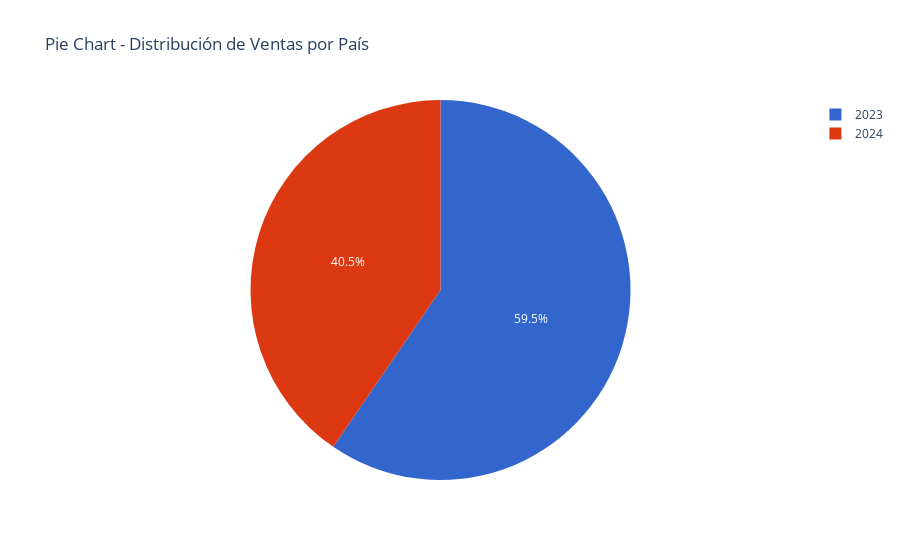

The cell this chart's notebook holds for it:
### Code cell
# Convierte la columna 'YEAR' a tipo de dato categórico
data['YEAR'] = data['YEAR'].astype('category')
# Filtra los datos donde 'SCENARIO' es 'actual', agrupa por 'YEAR' y suma 'AMOUNT'
df_grouped = data[data['SCENARIO'] == 'actual'].groupby(['YEAR'], as_index=False, observed=True)['AMOUNT'].sum()
# Crear un gráfico de pastel
fig = px.pie(df_grouped, names='YEAR', values='AMOUNT',
             title='Pie Chart - Distribución de Ventas por País',
             labels={'YEAR': 'Año', 'AMOUNT': 'Cantidad Vendida'},
             color_discrete_sequence=px.colors.qualitative.G10)
# Mostrar el gráfico
fig.show()

### Figure 1 — Plotly figure (JSON) as saved in the notebook; plotly's stock layout.template omitted (floating-point values rounded to 4 significant figures)
{"data": [{"domain": {"x": [0, 1], "y": [0, 1]}, "hovertemplate": "Año=%{label}<br>Cantidad Vendida=%{value}<extra></extra>", "labels": [2023, 2024], "legendgroup": "", "name": "", "showlegend": true, "type": "pie", "values": [399100000.0, 271100000.0]}], "layout": {"legend": {"tracegroupgap": 0}, "piecolorway": ["#3366CC", "#DC3912", "#FF9900", "#109618", "#990099", "#0099C6", "#DD4477", "#66AA00", "#B82E2E", "#316395"], "title": {"text": "Pie Chart - Distribución de Ventas por País"}}}
